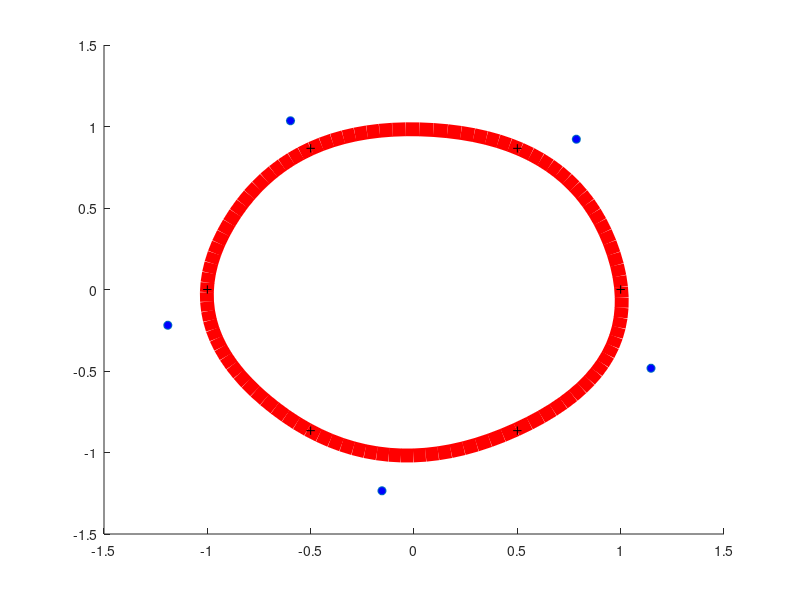

The MATLAB source for this figure:
clear all
close all

figure; hold on;

% basis function dimension
d = 3;
% powers needed for curve parameter
p = 0:d-1;

% number of spans
Nb = 5;

% span matrix for uniform 3rd order periodic basis functions
assert(d==3)
B = [.5 .5 0; -1 1 0; .5 -1 .5];

% first basis function supported on each span
bsig = [Nb-d+2:Nb 1:Nb-d+1];

% placement matrices
G = zeros(d, Nb, Nb);
for k = 1:Nb
    for i = 1:d
        % ith row picks up bsig+i-1th control point
        j = bsig(k)+i-1;
        % adjust for periodicity
        if j > Nb, j = j-Nb; end
        G(i, j, k) = 1;
    end
end

G
    
% calculate combined matrices
for i = 1:Nb
%     BG(:,:,i) = [B*G(:,:,i) zeros(d, Nb); zeros(d, Nb) B*G(:,:,i)];
    BG(:,:,i) = B*G(:,:,i);
end

BG

% now fit to data points D
Nd = 6;
D = exp(1i*(1:Nd)*2*pi/Nd);
D = D';
plot(D, 'k+')
% number of datums to fit
n = length(D);
% divide up path length
ss = linspace(0,Nb,n+1); ss = ss(1:end-1);
% initialise design matrix
X = zeros(n,Nb);

for i = 1:n
    
    % determind which span matrix is needed
    sig = floor(ss(i));
    % build rows of design matrix
    X(i,:) = (ss(i)-sig).^p * BG(:,:,sig+1);
    
end

% for regularisation
I = eye(size(X,2));
lmbda = 0;

% get control points
C = (X'*X+lmbda*I)\X'*D;

% evaluate fitted spline curve

Ns = 100;
ss = linspace(0,Nb, Ns+1);  ss = ss(1:end-1);

for i = 1:Ns
    
    % determind which span matrix is needed
    sig = floor(ss(i));
    s = (ss(i)-sig).^p;
%     s = [s zeros(1,d); zeros(1,d) s];
    f(:,i) = s * BG(:,:,sig+1) * C;
    
end

f(:,end+1) = f(:,1);
hold on
plot(f, '-r', 'lineWidth', 10)
plot(C, 'o', 'markerFaceColor', 'b')
plot(D, 'k+')



